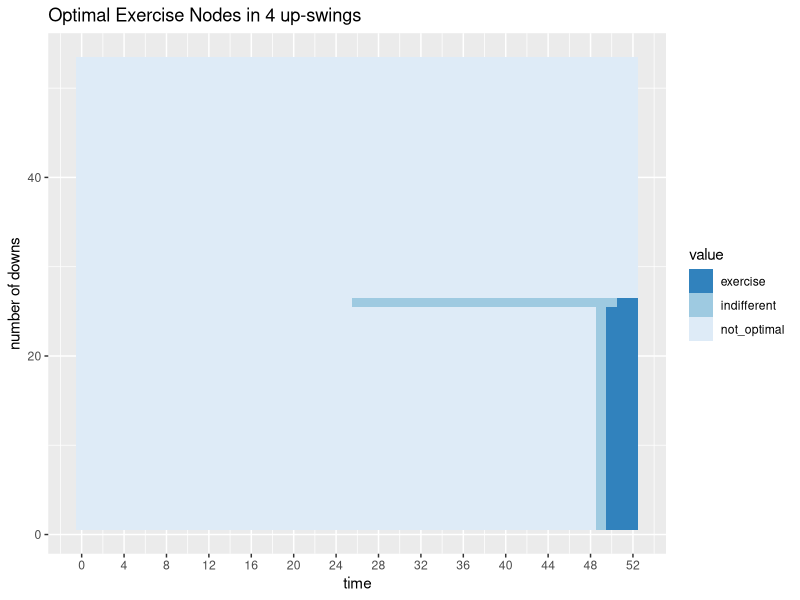

The R script that drew this image: (Note: this script raises an error after producing the figure.)
## ---- chunk 1
library(rlist)
library(tidyverse)
library(reshape2)
library(ggplot2)
## Tree 1, underlying of oil price
iteration <- 1:53
underlying <- numeric(length = length(iteration))
track <- 1
expo <- 52
while (track <= 53){
  underlying[track] <- (1.1)^expo
  expo = expo - 2 
  track = track + 1
}


prev_value <- function(value, period){
  nweek = 1:period
  current_list = value 
  newlist = c()
  for (i in nweek){
    # newlist[i] <- ifelse(current_list[i] >= 1, current_list[i]/1.1, current_list[i]*1.1)
    newlist[i] <- current_list[i]/1.1
    
  }
  return(newlist)
}


recomb_tree <- function(value, n_period){
  output <- list(value)
  newlist <- prev_value(value, n_period)
  while(n_period >0) {
    output = list.append(output, newlist)
    n_period <- n_period -1 
    newlist <- prev_value(newlist, n_period)
  }
  return(output)
}

underlying_tree <- recomb_tree(underlying, 52)

# Find the intrinsic value of each node
intrinsic_value <- function (tree){
  output <- list()
  for (i in 1:length(tree)){
    newlist <- c()
    for (j in 1:length(tree[[i]])){
      newlist[j] <- ifelse(tree[[i]][j] -1 <0, 0, tree[[i]][j] -1) 
    }
    output = list.append(output, newlist)
  }
  return(output)
}

#intrinsic value of the underlying tree 
iv_tree <- intrinsic_value(underlying_tree)
## ---- chunk 2
# Tree 2, value of American option (1 upswing)
## first calculate the European payout price 
payment <- numeric(length = length(iteration))
for (i in seq_along(iteration)){
  # After exercise option, how much is left over
  payment[i] = ifelse(underlying[i] -1 < 0, 0, underlying[i] -1)
}

## backward construction of 1 up swing call 
library(rlist)

backward <- function (value, nperiod){
  nweek <- 1:nperiod 
  scenario <-  matrix(c(1.1, 0.1, 0.909, -0.0909), nrow = 2, byrow = T)
  current_list <- value # store a list of option payout value
  newlist <- c()
  for (i in nweek){
    answer_i <- solve(scenario) %*% c(value[i], value[i + 1])
    newlist[i] <- answer_i[1]
  }
  newlist
}

tree_build <- function(t_value, nperiod){
  output <- list(t_value)
  newlist <- backward(t_value, nperiod)
  nperiod <- nperiod - 1 
  output <- list.append(output, newlist)
  # output <- list(newlist)
  while(nperiod > 0){
    newlist <- backward(newlist, nperiod)
    nperiod <- nperiod - 1
    output = list.append(output, newlist)
  }
  return(output)
}

## 1 up swing tree: 
upswing_1 <- tree_build(payment, 52)

## ---- chunk 3
# 2- upswing
m_tree <- function(intrinsic ,old_tree, level = 53){
  payment2 <- old_tree[1]
  level = level - 1 
  start <- old_tree[[2]] + intrinsic[[2]]
  level = level - 1 
  new<- tree_build(start, level)
  for (i in 1:length(new)){
    payment2 <- list.append(payment2, new[[i]])
  }
  return(payment2)
}

two_upswing <- m_tree(iv_tree, upswing_1)

## ---- chunk 4
# 3- upswing
m_tree3 <- function(intrinsic ,old_tree, level = 53){
  payment2 <- list(old_tree[[1]],old_tree[[2]])
  level = level - 2 
  start <- old_tree[[3]] + intrinsic[[3]]
  level = level - 1 
  new<- tree_build(start, level)
  for (i in 1:length(new)){
    payment2 <- list.append(payment2, new[[i]])
  }
  return(payment2)
}

three_up <- m_tree3(iv_tree, two_upswing)

## ---- chunk 5
# 4- upswing
m_tree4 <- function(intrinsic ,old_tree, level = 53){
  payment2 <- list(old_tree[[1]],old_tree[[2]], old_tree[[3]])
  level = level - 3
  start <- old_tree[[4]] + intrinsic[[4]]
  level = level - 1 
  new<- tree_build(start, level)
  for (i in 1:length(new)){
    payment2 <- list.append(payment2, new[[i]])
  }
  return(payment2)
}

four_up <- m_tree4(iv_tree, three_up)
four_up[[53]]
## ---- chunk 6
# Calculate Optimal Exercise Periods
opt_exercise_call <- function(tree_n, tree_n1, payment){
  
  exercise_nodes <- list()
  for (i in seq_along(tree_n)){
    new_list <- numeric(length = length(tree_n[[i]]))
    for (j in seq_along(tree_n[[i]])){
      if (payment[[i]][j] + tree_n[[i]][j] > tree_n1[[i]][j] & tree_n1[[i]][j] != 0 ){
        new_list[j] <- "exercise"
      } else if (payment[[i]][j] + tree_n[[i]][j] == tree_n1[[i]][j] & tree_n1[[i]][j] != 0){
        new_list[j] <- "indifferent"
      } else if ( payment[[i]][j] + tree_n[[i]][j] < tree_n1[[i]][j] & tree_n1[[i]][j] != 0 ) {
        new_list[j] <- "not_optimal"
      } else{
        new_list[j] <- "not_optimal"
      }
    }
    exercise_nodes = list.append(exercise_nodes, new_list)
  }
  return(exercise_nodes)
}

callnodes <- opt_exercise_call(three_up, four_up, iv_tree)
## ---- chunk 7
# plot 
plot_machine <- function(nodes){
  storage <- c(rep(0, 53))
  for (i in seq_along(nodes)){
    vec <- nodes[[i]]
    if (length(vec) != 53){
        vec[length(vec):53] = "not_optimal"
    }
    storage <- cbind(storage, vec)
  }
  return(as.matrix(storage[,-1]))
}


nodescall <- plot_machine(callnodes)
colnames(nodescall) <- c(52:0)


ggplot(melt(nodescall), aes(y = Var1,x = Var2, fill= value)) +
  geom_tile() + 
  scale_fill_brewer(palette =  "Blues", direction =  -1)+
  labs(title = "Optimal Exercise Nodes in 4 up-swings", x = "time", y = "number of downs") + 
  scale_x_continuous(breaks = seq(0,52, 4))

## ---- chunk 8
## Tree 1, underlying of oil price
iteration <- 1:53
underlying <- numeric(length = length(iteration))
track <- 1
expo <- 52
while (track <= 53){
  underlying[track] <- (1.1)^expo
  expo = expo - 2 
  track = track + 1
}


prev_value <- function(value, period){
  nweek = 1:period
  current_list = value 
  newlist = c()
  for (i in nweek){
    newlist[i] <- current_list[i]/1.1
  }
  return(newlist)
}


recomb_tree <- function(value, n_period){
  output <- list(value)
  newlist <- prev_value(value, n_period)
  while(n_period >0) {
    output = list.append(output, newlist)
    n_period <- n_period -1 
    newlist <- prev_value(newlist, n_period)
  }
  return(output)
}

underlying_tree <- recomb_tree(underlying, 52)

# Find the intrinsic value of each node
intrinsic_value_p <- function (tree){
  output <- list()
  for (i in 1:length(tree)){
    newlist <- c()
    for (j in 1:length(tree[[i]])){
      newlist[j] <- ifelse(1 - tree[[i]][j]  <0, 0, 1 - tree[[i]][j]) 
    }
    output = list.append(output, newlist)
  }
  return(output)
}

#intrinsic value of the underlying tree 
ivp_tree <- intrinsic_value_p(underlying_tree)
## ---- chunk 9
# Tree2 American Option

backward_p <- function (value, nperiod){
  nweek <- 2:nperiod 
  scenario <-  matrix(c(1.1, 0.1, 0.909, -0.0909), nrow = 2, byrow = T)
  current_list <- value # store a list of option payout value
  newlist <- c()
  for (i in nweek){
    answer_i <- solve(scenario) %*% c(value[i], value[i + 1])
    newlist[i] <- answer_i[1]
  }
  newlist
}

tree_build_p <- function(t_value, nperiod){
  output <- list(t_value)
  newlist <- backward(t_value, nperiod)
  nperiod <- nperiod - 1 
  output <- list.append(output, newlist)
  # output <- list(newlist)
  while(nperiod > 0){
    newlist <- backward(newlist, nperiod)
    nperiod <- nperiod - 1
    output = list.append(output, newlist)
  }
  return(output)
}

downswing_1 <- tree_build_p(ivp_tree[[1]], 52)
downswing_1[[53]]
## ---- chunk 10
# Tree3 2downswing 
twodown_tree <- function(intrinsic ,old_tree, level = 53){
  payment2 <- old_tree[1]
  level = level - 1 
  start <- old_tree[[2]] + intrinsic[[2]]
  level = level - 1 
  new<- tree_build(start, level)
  for (i in 1:length(new)){
    payment2 <- list.append(payment2, new[[i]])
  }
  return(payment2)
}

two_downswing <- m_tree(ivp_tree, downswing_1)

## ---- chunk 11
# Tree4 3downswing
threedown_tree <- function(intrinsic ,old_tree, level = 53){
  payment2 <- list(old_tree[1], old_tree[2])
  level = level - 2 
  start <- old_tree[[3]] + intrinsic[[3]]
  level = level - 1 
  new<- tree_build(start, level)
  for (i in 1:length(new)){
    payment2 <- list.append(payment2, new[[i]])
  }
  return(payment2)
}

three_down <- threedown_tree(ivp_tree, two_downswing)

## ---- chunk 12
# Tree5 4downswing
fourdown_tree <- function(intrinsic ,old_tree, level = 53){
  payment2 <- list(old_tree[[1]],old_tree[[2]], old_tree[[3]])
  level = level - 3
  start <- old_tree[[4]] + intrinsic[[4]]
  level = level - 1 
  new<- tree_build(start, level)
  for (i in 1:length(new)){
    payment2 <- list.append(payment2, new[[i]])
  }
  return(payment2)
}

four_down <- m_tree4(ivp_tree, three_down)
four_down[[53]]
## ---- chunk 13
# Calculate put exercise period
opt_exercise_put <- function(tree_n, tree_n1, payment){
  
  exercise_nodes <- list()
  for (i in seq_along(tree_n)){
    new_list <- numeric(length = length(tree_n[[i]]))
    for (j in seq_along(tree_n[[i]])){
      if (payment[[i]][j] + tree_n[[i]][j] > tree_n1[[i]][j] & tree_n1[[i]][j] != 0 ){
        new_list[j] <- "exercise"
      } else if (payment[[i]][j] + tree_n[[i]][j] == tree_n1[[i]][j] & tree_n1[[i]][j] != 0){
        new_list[j] <- "indifferent"
      } else if ( payment[[i]][j] + tree_n[[i]][j] < tree_n1[[i]][j] & tree_n1[[i]][j] != 0 ) {
        new_list[j] <- "not optimal"
      } else {
        new_list[j] <- "not optimal"
      }
    }
    exercise_nodes = list.append(exercise_nodes, new_list)
  }
  return(exercise_nodes)
}

putnodes <- opt_exercise_put(three_down, four_down, ivp_tree)
## ---- chunk 14
plot_machine_put <- function(nodes){
  storage <- c(rep(0, 53))
  for (i in seq_along(nodes)){
    time <- nodes[[i]]
    if (length(time) != 53){
      b = rep("not optimal", (53 - length(time)))
      time <- append(b, time)
    }
    storage <- cbind(storage, time)
  }
  return(as.matrix(storage[, -1]))
}

put_exercise <- plot_machine_put(putnodes)
colnames(put_exercise) <- c(52:0) # columns are time
ggplot(melt(put_exercise), aes(y = Var1,x = Var2, fill= value)) +
  geom_tile() + 
  scale_fill_brewer(palette = "Blues", direction =  -1) +
  labs(title = "Optimal Exercise Nodes in 4 down-swings", x = "time", y = "number of downs") + scale_x_continuous(breaks = seq(0,52, 4))
  
